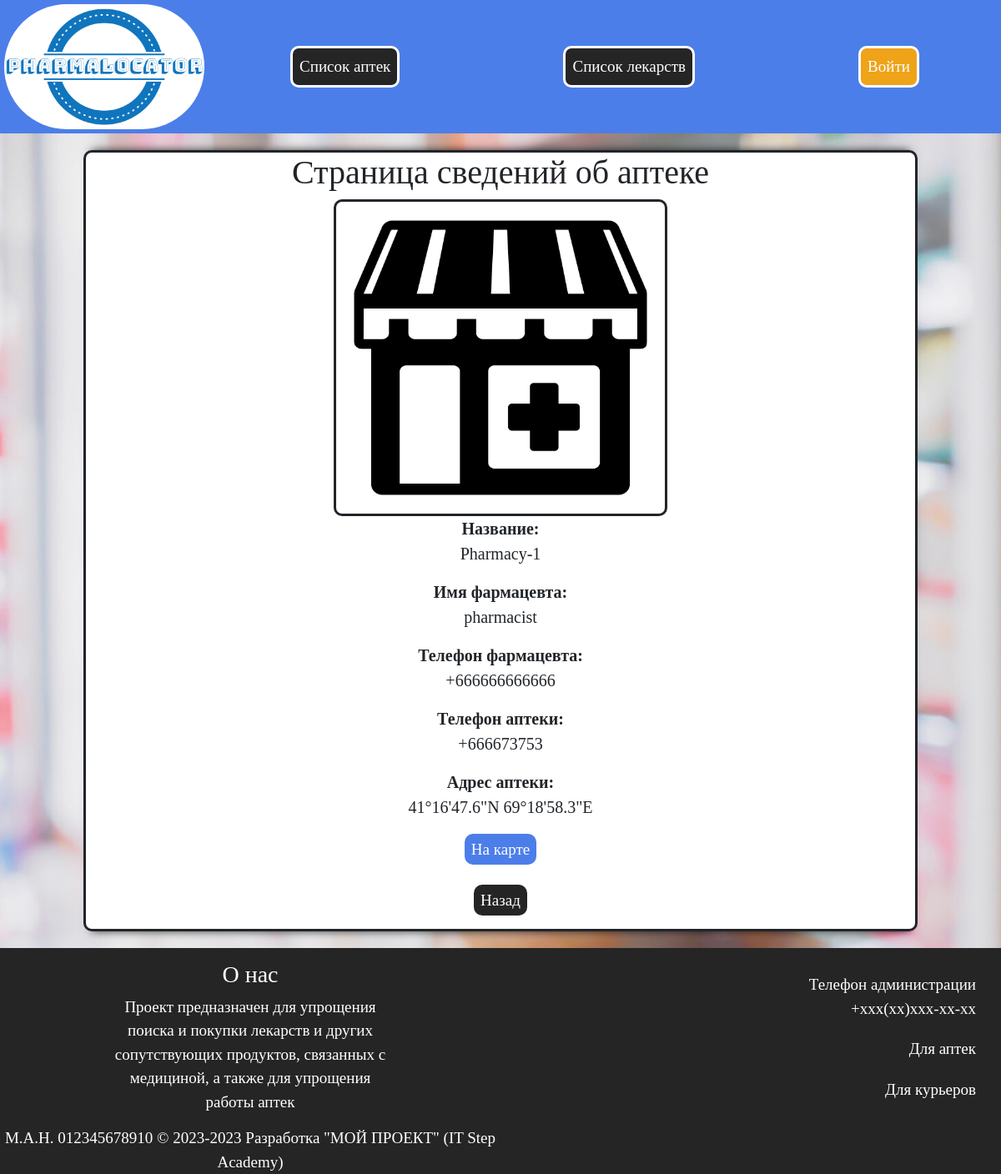
Page /pharmalocator_admin/pharmacy_list/detail/2/ on the committed database.
### admin_app/models.py (models this page shows, shortened)
class Pharmacy(models.Model):
    name = models.CharField(max_length=255)
    pharmacist = models.ForeignKey(CustomUser, on_delete=models.DO_NOTHING, blank=True, null=True)
    photo = models.ImageField(upload_to='images/pharmacy/', default='images/pharmacy/default_pharmacy.png')
    phone = models.CharField(max_length=255)
    address = models.CharField(max_length=255)

class CustomUser(AbstractBaseUser, PermissionsMixin):
    name = models.CharField(max_length=255, blank=True, null=True)
    email = models.EmailField(unique=True)
    photo = models.ImageField(upload_to='images/users/', default='images/users/default_user.jpg',
                              blank=True, null=True)
    phone = models.CharField(max_length=255, blank=True, null=True)
    is_staff = models.BooleanField(default=False)
    is_courier = models.BooleanField(default=False)
    is_active = models.BooleanField(default=True)
    date_joined = models.DateTimeField(default=timezone.now)
    USERNAME_FIELD = "email"
    REQUIRED_FIELDS = []
    objects = CustomUserManager()

### admin_app/views.py (the view)
# urls.py: path('pharmacy_list/detail/<int:pharmacy_id>/', PharmacyDetailPageView.as_view(), name='pharmacy_detail'),
class PharmacyDetailPageView(DetailView):
    template_name = 'admin_app/pharmacy_detail_page.html'
    model = Pharmacy
    pk_url_kwarg = 'pharmacy_id'
    context_object_name = 'pharmacy'

### admin_app/templates/admin_app/pharmacy_detail_page.html (shortened to what this page needs)
{% extends 'admin_app/base.html' %}
{% block content %}
    <div class="detail_page">
        <h1>Страница сведений об аптеке</h1>
        <img src="{{ pharmacy.photo.url }}" alt="{{ pharmacy.title }}" class="detail_img">
        <p><b>Название:</b><br> {{ pharmacy.name }}</p>
        <p><b>Имя фармацевта:</b><br> {{ pharmacy.pharmacist.name }}</p>
        <p><b>Телефон фармацевта:</b><br> {{ pharmacy.pharmacist.phone }}</p>
        <p><b>Телефон аптеки:</b><br> {{ pharmacy.phone }}</p>
        <p><b>Адрес аптеки:</b><br> {{ pharmacy.address }}</p>
        <div style="margin: 20px;">
            <a href="{% url 'admin_app:pharmacy_location' pharmacy.pk %}" class="block_btn">На карте</a><br><br>
            <a href="{% url 'admin_app:pharmacy_list' %}" class="block_btn detail_btn_f">Назад</a>
        </div>
    </div>
{% endblock %}

### admin_app/static/admin_app/css/style.css (style rules this page uses)
* { margin: 0; padding: 0; font-family: 'Times New Roman', Times, serif; }
.html { background-image: url(/static/admin_app/img/background.jpg); background-repeat: no-repeat; background-position: center center; background-attachment: fixed; -webkit-background-size: cover; -moz-background-size: cover; -o-background-size: cover; background-size: cover; }
h1 { text-align: center; }
.block_btn { margin: auto; border-radius: 10px; padding: 8px; color: rgb(255, 255, 255); text-decoration: none; font-size: 19px; background-color: rgb(76, 126, 233); }
.detail_page { margin: auto; margin-top: 20px; margin-bottom: 20px; width: 1000px; border: 3px solid; border-radius: 10px; background-color: rgb(255, 255, 255); text-align: center; font-size: 20px; box-shadow: 0px 10px 10px -10px rgba(0, 0, 0, 0.75), 0px -10px 10px -10px rgba(0, 0, 0, 0.75); }
.detail_page img { border: 3px solid; border-radius: 10px; width: 400px; height: 380px; }
.detail_btn_f { background-color: rgb(37, 37, 37); }

### rows in the picture
Pharmacy: photo (placeholder picture), name "Pharmacy-1", pharmacist.name "pharmacist", pharmacist.phone "+666666666666", phone "+666673753", address "41°16'47.6\"N 69°18'58.3\"E"
